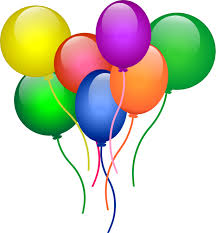
%> input picture hw1/data/demosaic/balloon.jpeg, 216 x 233 px
$ octave evalDemosaicing.m   (GNU Octave 9; MATLAB toolbox functions it lacks are replaced by stand-ins)
%> lines starting %> are read from the running program, lines starting %| are printed output that depends on the picture; long printed decimals are rounded
### hw1/code/runDemosaicing.m
function [error, output, pixelError] = runDemosaicing(imageName, method, display)
%> called with imageName = '../data/demosaic/balloon.jpeg', method = 'adagrad', display = true
% RUNDEMOSAICING simulates mosaicing and demosaicing
%   [ERROR, OUTPUT, PIXELERROR] = RUNDEMOSAICING(IMAGENAME, METHOD,
%   DISPLAY) computes the ERROR, demosaiced image OUPUT and the PIXELERROR
%   by applying interpolation METHOD on the mosaiced images. The input RGB
%   image is read and sampled using the BAYER pattern using the function
%   MOSAICIMAGE. If DISPLAY is set then the outputs are shown as
%   visualization.
%

% If no display is passed then set it to false
if nargin < 3
    display = false;
end

% Load ground truth image
srcImage = imread(imageName);
%> srcImage is the input picture: size 233x216x3 uint8; mean R, G, B 206.6, 207.2, 186.8

% Convert to double
gt = im2double(srcImage);

% Create a mosaiced image
input = mosaicImage(gt);

% Compute a demosaiced image
output = demosaicImage(input, method);

% Sanity check
assert(all(size(gt) == size(output)));

% Compute error
pixelError = abs(gt - output);
error = mean(mean(mean(pixelError)));

% Visualize errors if display is set
if display
    figure(1); clf;
    subplot(1,3,1); imagesc(gt)                  ; axis image off; title('Image');
    subplot(1,3,2); imagesc(output)              ; axis image off; title('Output');
    subplot(1,3,3); imagesc(max(pixelError,[],4)); axis image off; title('Error max');
    pause(1);
end

### hw1/code/mosaicImage.m
function mosim = mosaicImage(im)
% MOSAICIMAGE computes the mosaic of an image.
%   MOSIM = MOSAICIMAGE(IM) computes the response of the image under a
%   Bayer filter. Given an image IM = NxMx3, the output is a NxM image
%   where the R,G,B channels are sampled according to RGRG on the top left.
%

[imageHeight, imageWidth, numChanels] = size(im);
%> imageHeight = 233; imageWidth = 216; numChanels = 3
assert(numChanels == 3); % Check that it is a color image

% Green channel. This will be overwritten by the red and blue.
mosim = im(:,:,2);

% Red channel (odd rows and columns)
mosim(1:2:imageHeight, 1:2:imageWidth) = im(1:2:imageHeight, 1:2:imageWidth,1);

% Blue channel (even rows and colums)
mosim(2:2:imageHeight, 2:2:imageWidth) = im(2:2:imageHeight, 2:2:imageWidth,3);

### hw1/code/demosaicImage.m
function output = demosaicImage(im, method)
% DEMOSAICIMAGE computes the color image from mosaiced input
%   OUTPUT = DEMOSAICIMAGE(IM, METHOD) computes a demosaiced OUTPUT from
%   the input IM. The choice of the interpolation METHOD can be
%   'baseline', 'nn', 'linear', 'adagrad'.

switch lower(method)
    case 'baseline'
        output = demosaicBaseline(im);
    case 'nn'
        output = demosaicNN(im);         % Implement this
    case 'linear'
        output = demosaicLinear(im);     % Implement this
    case 'adagrad'
        output = demosaicAdagrad(im);    % Implement this
end

%--------------------------------------------------------------------------
%                          Baseline demosaicing algorithm.
%                          The algorithm replaces missing values with the
%                          mean of each color channel.
%--------------------------------------------------------------------------
function mosim = demosaicBaseline(im)
mosim = repmat(im, [1 1 3]); % Create an image by stacking the input
%> mosim: size 233x216x3 double
[imageHeight, imageWidth] = size(im);
%> imageHeight = 233; imageWidth = 216

% Red channel (odd rows and columns);
redValues = im(1:2:imageHeight, 1:2:imageWidth);
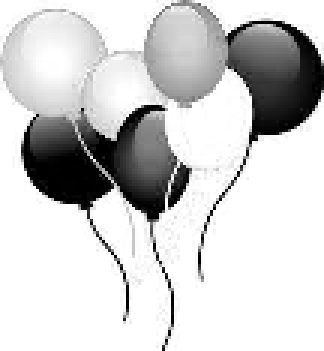
%> redValues: size 117x108 double (shown 3 times larger); min 0, max 1, mean 0.811
meanValue = mean(mean(redValues));
%> meanValue = 0.811
mosim(:,:,1) = meanValue;
mosim(1:2:imageHeight, 1:2:imageWidth,1) = im(1:2:imageHeight, 1:2:imageWidth);

% Blue channel (even rows and colums);
blueValues = im(2:2:imageHeight, 2:2:imageWidth);
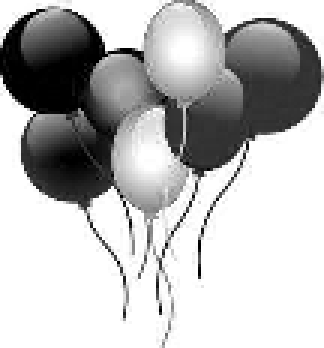
%> blueValues: size 116x108 double (shown 3 times larger); min 0, max 1, mean 0.732
meanValue = mean(mean(blueValues));
%> meanValue = 0.732
mosim(:,:,3) = meanValue;
mosim(2:2:imageHeight, 2:2:imageWidth,3) = im(2:2:imageHeight, 2:2:imageWidth);

% Green channel (remaining places)
% We will first create a mask for the green pixels (+1 green, -1 not green)
mask = ones(imageHeight, imageWidth);
mask(1:2:imageHeight, 1:2:imageWidth) = -1;
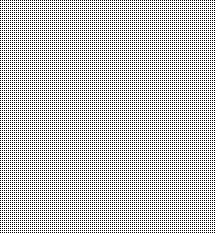
%> mask: size 233x216 double; values -1 (black) and 1 (white), 74.9% white; black in thin lines or dots
mask(2:2:imageHeight, 2:2:imageWidth) = -1;
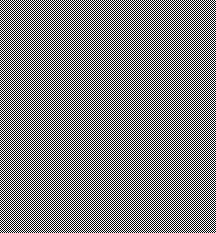
%> mask: size 233x216 double; values -1 (black) and 1 (white), 50% white in thin lines or dots
greenValues = mosim(mask > 0);
meanValue = mean(greenValues);
%> meanValue = 0.811
% For the green pixels we copy the value
greenChannel = im;
greenChannel(mask < 0) = meanValue;
mosim(:,:,2) = greenChannel;

%--------------------------------------------------------------------------
%                           Nearest neighbour algorithm
%--------------------------------------------------------------------------
% [40 lines left out: function demosaicNN, not called in this run]

%--------------------------------------------------------------------------
%                           Linear interpolation
%--------------------------------------------------------------------------
% [37 lines left out: function demosaicLinear, not called in this run]


%--------------------------------------------------------------------------
%                           Adaptive gradient
%--------------------------------------------------------------------------
function mosim = demosaicAdagrad(im)
mosim = demosaicBaseline(im);
[imageHeight, imageWidth] = size(im);
%> imageHeight = 233; imageWidth = 216

% Red channel ;
RedO=zeros(imageHeight, imageWidth); RedO(1:2:end,1:2:end)=mosim(1:2:end,1:2:end,1);
RedT=circshift(RedO,[1,0]); RedB=circshift(RedO,[-1,0]);
RedBT=0.5*(RedT+RedB);
RedL=circshift(RedO,[0,1]); RedR=circshift(RedO,[0,-1]);
RedLR=0.5*(RedL+RedR);
RedCenter=0.25*(circshift(RedO,[1,1])+circshift(RedO,[-1,1])+circshift(RedO,[1,-1])+circshift(RedO,[-1,1]));
RedChannel=RedO+RedBT+RedLR+RedCenter;
RedChannel(:,1)=RedO(:,1)+circshift(RedO(:,1),[1,0]); RedChannel(:,end)=RedO(:,end)+circshift(RedO(:,end),[1,0]);
RedChannel(1,:)=RedO(1,:)+circshift(RedO(1,:),[0,1]); RedChannel(end,1)=RedO(end,1)+circshift(RedO(end,1),[0,1]);
%> after `RedChannel(end,1)=RedO(end,1)+circshift(RedO(end,1),[0,1])`:
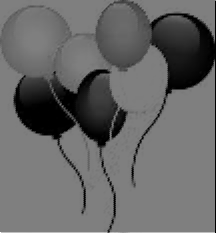
%> RedChannel: size 233x216 double; min 0, max 2, mean 0.808; drawn with min black and max white
mosim(:,:,1)=RedChannel;

% Blue channel
BlueO=zeros(imageHeight, imageWidth); BlueO(2:2:end,2:2:end)=mosim(2:2:end,2:2:end,3);
BlueT=circshift(BlueO,[1,0]); BlueB=circshift(BlueO,[-1,0]);
BlueBT=0.5*(BlueT+BlueB);
BlueL=circshift(BlueO,[0,1]); BlueR=circshift(BlueO,[0,-1]);
BlueLR=0.5*(BlueL+BlueR);
BlueCenter=0.25*(circshift(BlueO,[1,1])+circshift(BlueO,[-1,-1])+circshift(BlueO,[-1,1])+circshift(BlueO,[1,-1]));
BlueChannel=BlueO+BlueBT+BlueLR+BlueCenter;
BlueChannel(:,1)=BlueO(:,2)+0.5*(circshift(BlueO(:,2),[-1,0])+circshift(BlueO(:,2),[1,0]));
%> BlueChannel: size 233x216 double; min 0, max 1, mean 0.729; mean of the top-left, top-right, bottom-left and bottom-right quarters 0.473, 0.584, 0.89, 0.963
BlueChannel(1,:)=BlueO(2,:)+0.5*(circshift(BlueO(2,:),[0,-1])+circshift(BlueO(2,:),[0,1]));
%> BlueChannel: size 233x216 double; min 0, max 1, mean 0.731

mosim(:,:,3)=BlueChannel;
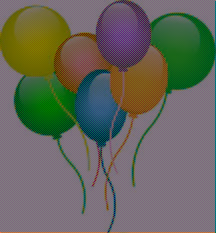
%> mosim: size 233x216x3 double; mean R, G, B 0.808, 0.812, 0.731; drawn with min black and max white

% Green Channel

GreenO1=zeros(imageHeight, imageWidth); GreenO2=zeros(imageHeight, imageWidth);
GreenO1(2:2:end,1:2:end)=mosim(2:2:end,1:2:end,2); GreenO2(1:2:end,2:2:end)=mosim(1:2:end,2:2:end,2); GreenO=GreenO1+GreenO2;
GreenOO=GreenO;

for i=2:2:imageHeight-1
    for j=2:2:imageWidth-1
        GreenO(i,j)=0.5*(GreenO(i-1,j)+GreenO(i+1,j));
        if abs(GreenO(i-1,j)+GreenO(i+1,j))>abs(GreenO(i,j-1)+GreenO(i,j+1))
            GreenO(i,j)=0.5*(GreenO(i,j-1)+GreenO(i,j+1));
        end
    end
end
for i=3:2:imageHeight-1
    for j=3:2:imageWidth-1
        GreenO(i,j)=0.5*(GreenO(i-1,j)+GreenO(i+1,j));
        if abs(GreenO(i-1,j)+GreenO(i+1,j))>abs(GreenO(i,j-1)+GreenO(i,j+1))
            GreenO(i,j)=0.5*(GreenO(i,j-1)+GreenO(i,j+1));
        end
    end
end
GreenO(:,1)=GreenO1(:,1)+1/3*(circshift(GreenO1(:,1),[1,0])+circshift(GreenO1(:,1),[-1,0])+GreenO2(:,2));
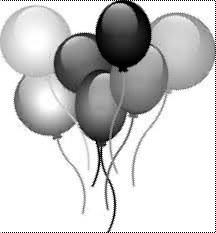
%> GreenO: size 233x216 double; min 0, max 1, mean 0.802
GreenO(1,:)=GreenO2(1,:)+1/3*(circshift(GreenO2(1,:),[0,1])+circshift(GreenO2(1,:),[0,-1])+GreenO1(2,:));
GreenO(end,:)=GreenOO(end,:)+(1/3)*(2*circshift(GreenOO(end,:),[0,1])+GreenOO(end-1,:));
GreenO(:,end)=GreenOO(:,end)+(1/3)*(2*circshift(GreenOO(:,end),[0,1])+GreenOO(:,end-1));
mosim(:,:,2)=GreenO;

### hw1/code/evalDemosaicing.m
% Entry code for evaluating demosaicing algorithms
% The code loops over all images and methods, computes the error and
% displays them in a table.
%
% This code has been taken from:
%
%   CMPSCI 670: Computer Vision, Fall 2014
%   University of Massachusetts, Amherst
%   Author: Subhransu Maji

% Path to your data directory
dataDir = fullfile('..','data','demosaic');

% Path to your output directory
outDir = fullfile('..','output','demosaic');

% List of images
imageNames = {'balloon.jpeg',	'cat.jpg',	'ip.jpg','puppy.jpg','squirrel.jpg', ...
              'candy.jpeg',	'house.png', 'light.png', 'sails.png', 'tree.jpeg'};
numImages = length(imageNames);

% List of methods you have to implement
methods = {'baseline', 'nn', 'linear', 'adagrad'};
numMethods = length(methods);

% Global variables
display = true;
error = zeros(numImages, numMethods);

% Loop over methods and print results
fprintf([repmat('-',[1 100]),'\n']);
fprintf('# \t image \t\t baseline \t nn \t\t linear \t adagrad\n');
fprintf([repmat('-',[1 100]),'\n']);
% for i = 1:numImages,
for i = 1,
    fprintf('%i \t %s ', i, imageNames{i});
%     for j = 1:numMethods,
    for j=4,
        thisImage = fullfile(dataDir, imageNames{i});
        thisMethod = methods{j};
        [error(i,j), colorIm] = runDemosaicing(thisImage, thisMethod, display);
%> in runDemosaicing, `error = mean(mean(mean(pixelError)));`: error = 0.0169
        fprintf('\t %f ', error(i,j));
%| 1 	 balloon.jpeg 	 0.01693

        % Write the output
        outfileName = fullfile(outDir, [imageNames{i}(1:end-5) '-' thisMethod '-dmsc.jpg']);
        imwrite(colorIm, outfileName);

    end
    fprintf('\n');
end

% Compute average errors
fprintf([repmat('-',[1 100]),'\n']);
fprintf(' \t %s ', 'average');
for j = 1:numMethods,
        fprintf('\t %f ', mean(error(:,j)));
end
%> this loop made 4 passes
%|  	 average 	 0 	 0 	 0 	 0.001693
fprintf('\n');
fprintf([repmat('-',[1 100]),'\n']);
